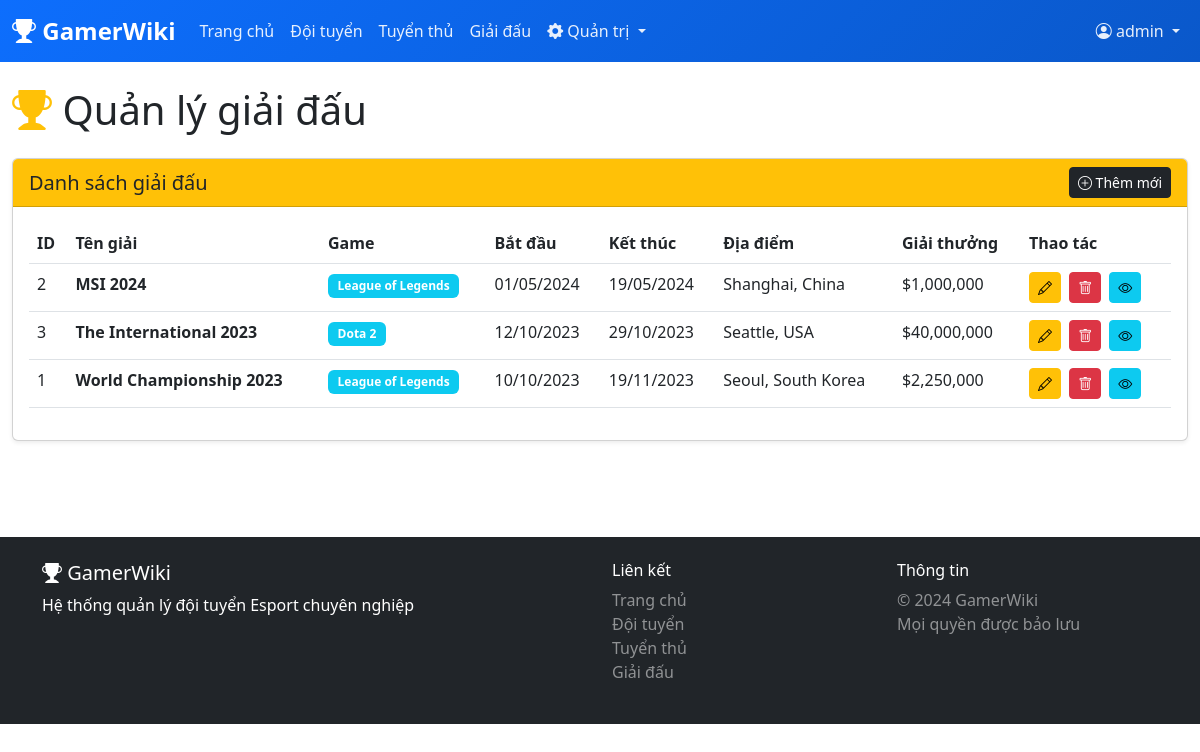
/admin/giai_dau.php (signed in), run on the app's committed database.
### tables this page shows
CREATE TABLE giai_dau (
    id INT AUTO_INCREMENT PRIMARY KEY,
    ten_giai VARCHAR(150) NOT NULL,
    game VARCHAR(100) NOT NULL,
    thoi_gian_bat_dau DATE,
    thoi_gian_ket_thuc DATE,
    dia_diem VARCHAR(100),
    giai_thuong VARCHAR(100),
    mo_ta TEXT,
    ngay_tao DATETIME DEFAULT CURRENT_TIMESTAMP,
    INDEX idx_ten_giai (ten_giai),
    INDEX idx_game (game)
);

### includes/functions.php (called while the page is built, shortened)
<?php
function escape_html($string) {
    return htmlspecialchars($string, ENT_QUOTES, 'UTF-8');
}
function format_ngay($date) {
    $timestamp = strtotime($date);
    return date('d/m/Y', $timestamp);
}
?>

### config/config.php (called while the page is built, shortened)
<?php
function url($path = '') {
    $path = ltrim($path, '/');
    return BASE_PATH === '' ? '/' . $path : BASE_PATH . '/' . $path;
}
?>

### admin/giai_dau.php (the view, shortened to what this page needs)
<?php
require_once __DIR__ . '/../includes/header.php';
$action = $_GET['action'] ?? 'list';
if ($action === 'list') {
    $stmt = $conn->query("SELECT * FROM giai_dau ORDER BY thoi_gian_bat_dau DESC");
    $giai_dau_list = $stmt->fetchAll();
}
?>
<?php include __DIR__ . '/../includes/navbar.php'; ?>
<div class="container-fluid mt-4 mb-5">
    <h1 class="mb-4"><i class="bi bi-trophy-fill text-warning"></i> Quản lý giải đấu</h1>
    <?php if ($action === 'list'): ?>
        <div class="card shadow-sm">
            <div class="card-header bg-warning d-flex justify-content-between align-items-center">
                <h5 class="mb-0">Danh sách giải đấu</h5>
                <a href="?action=add" class="btn btn-dark btn-sm">
                    <i class="bi bi-plus-circle"></i> Thêm mới
                </a>
            </div>
            <div class="card-body">
                <div class="table-responsive">
                    <table class="table table-hover">
                        <thead>
                            <tr>
                                <th>ID</th>
                                <th>Tên giải</th>
                                <th>Game</th>
                                <th>Bắt đầu</th>
                                <th>Kết thúc</th>
                                <th>Địa điểm</th>
                                <th>Giải thưởng</th>
                                <th width="150">Thao tác</th>
                            </tr>
                        </thead>
                        <tbody>
                            <?php foreach ($giai_dau_list as $gd): ?>
                            <tr>
                                <td><?php echo $gd['id']; ?></td>
                                <td><strong><?php echo escape_html($gd['ten_giai']); ?></strong></td>
                                <td><span class="badge bg-info"><?php echo escape_html($gd['game']); ?></span></td>
                                <td><?php echo format_ngay($gd['thoi_gian_bat_dau']); ?></td>
                                <td><?php echo format_ngay($gd['thoi_gian_ket_thuc']); ?></td>
                                <td><?php echo escape_html($gd['dia_diem']); ?></td>
                                <td><?php echo escape_html($gd['giai_thuong']); ?></td>
                                <td class="action-buttons">
                                    <a href="?action=edit&id=<?php echo $gd['id']; ?>" class="btn btn-sm btn-warning">
                                        <i class="bi bi-pencil"></i>
                                    </a>
                                    <a href="?action=delete&id=<?php echo $gd['id']; ?>"
                                       class="btn btn-sm btn-danger"
                                       onclick="return confirmDelete('<?php echo escape_html($gd['ten_giai']); ?>')">
                                        <i class="bi bi-trash"></i>
                                    </a>
                                    <a href="<?php echo url('pages/chi_tiet_gd.php?id=' . $gd['id']); ?>"
                                       class="btn btn-sm btn-info" target="_blank">
                                        <i class="bi bi-eye"></i>
                                    </a>
                                </td>
                            </tr>
                            <?php endforeach; ?>
                        </tbody>
                    </table>
                </div>
            </div>
        </div>
    <?php endif; ?>
</div>
<?php include __DIR__ . '/../includes/footer.php'; ?>

### assets/css/style.css (style rules this page uses)
:root { --primary-color: #0d6efd; --secondary-color: #6c757d; --success-color: #198754; --danger-color: #dc3545; --warning-color: #ffc107; --info-color: #0dcaf0; --dark-color: #212529; --light-color: #f8f9fa; }
body { font-family: 'Segoe UI', Tahoma, Geneva, Verdana, sans-serif; min-height: 100vh; display: flex; flex-direction: column; }
.card { transition: transform 0.2s, box-shadow 0.2s; }
.btn { transition: all 0.3s; }
.table { background-color: white; }
.table thead { background-color: var(--primary-color); color: white; }
.badge { padding: 0.5em 0.8em; }
.action-buttons .btn { margin-right: 0.25rem; }

### data on the page
giai_dau: id "2", ten_giai "MSI 2024", game "League of Legends", thoi_gian_bat_dau "01/05/2024", thoi_gian_ket_thuc "19/05/2024", dia_diem "Shanghai, China", giai_thuong "$1,000,000"
giai_dau: id "3", ten_giai "The International 2023", game "Dota 2", thoi_gian_bat_dau "12/10/2023", thoi_gian_ket_thuc "29/10/2023", dia_diem "Seattle, USA", giai_thuong "$40,000,000"
giai_dau: id "1", ten_giai "World Championship 2023", game "League of Legends", thoi_gian_bat_dau "10/10/2023", thoi_gian_ket_thuc "19/11/2023", dia_diem "Seoul, South Korea", giai_thuong "$2,250,000"

### other printed values
escape_html($_SESSION['ten_dang_nhap']) "admin"
